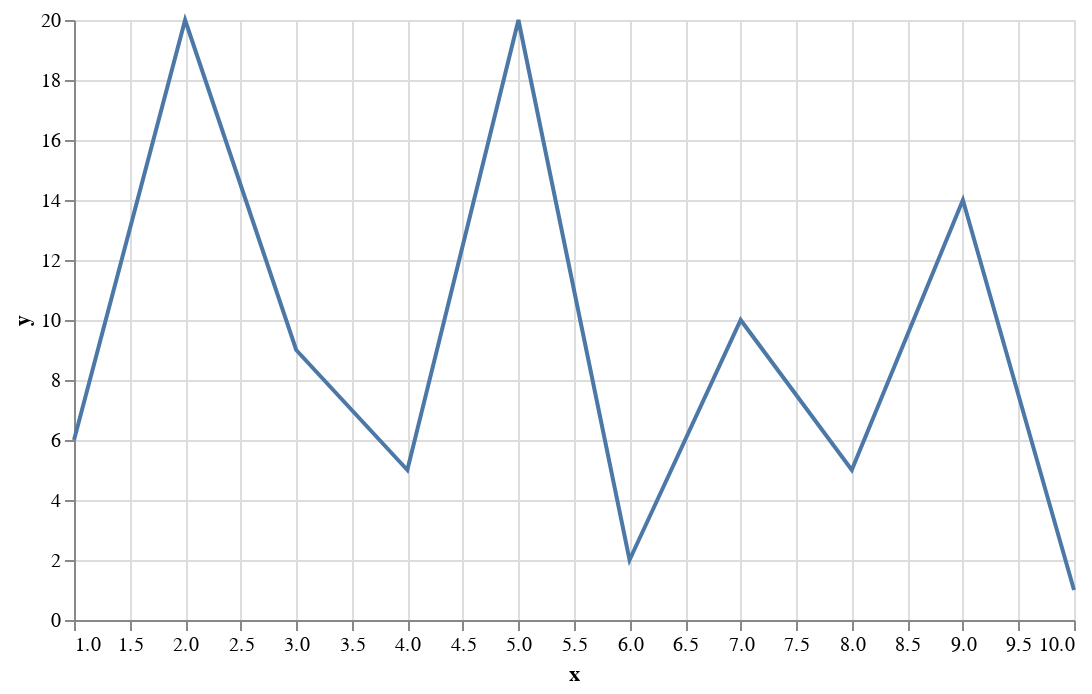

Source (notebook cell):
### Markdown cell above
# Using Vega-Altair and Pandas

### Code cell
# import packages 
import altair as alt 
import pandas as pd 

# create data 
df = pd.DataFrame({
    'x': [1,2,3,4,5,6,7,8,9,10],
    'y': [6,20,9,5,20,2,10,5,14,1]
})

# plot 
alt.Chart(df).mark_line().encode(
    x = 'x',
    y = 'y'
).properties(
    width=500
)

### Figure 1 — Vega-Lite specification as saved in the notebook (floating-point values rounded to 4 significant figures)
{"config": {"view": {"continuousWidth": 300, "continuousHeight": 300}}, "data": {"name": "data-544a0958f43c3fbbfc2bae187362e8ac"}, "mark": {"type": "line"}, "encoding": {"x": {"field": "x", "type": "quantitative"}, "y": {"field": "y", "type": "quantitative"}}, "width": 500, "$schema": "https://vega.github.io/schema/vega-lite/v5.16.3.json", "datasets": {"data-544a0958f43c3fbbfc2bae187362e8ac": [{"x": 1, "y": 6}, {"x": 2, "y": 20}, {"x": 3, "y": 9}, {"x": 4, "y": 5}, {"x": 5, "y": 20}, {"x": 6, "y": 2}, {"x": 7, "y": 10}, {"x": 8, "y": 5}, {"x": 9, "y": 14}, {"x": 10, "y": 1}]}}
